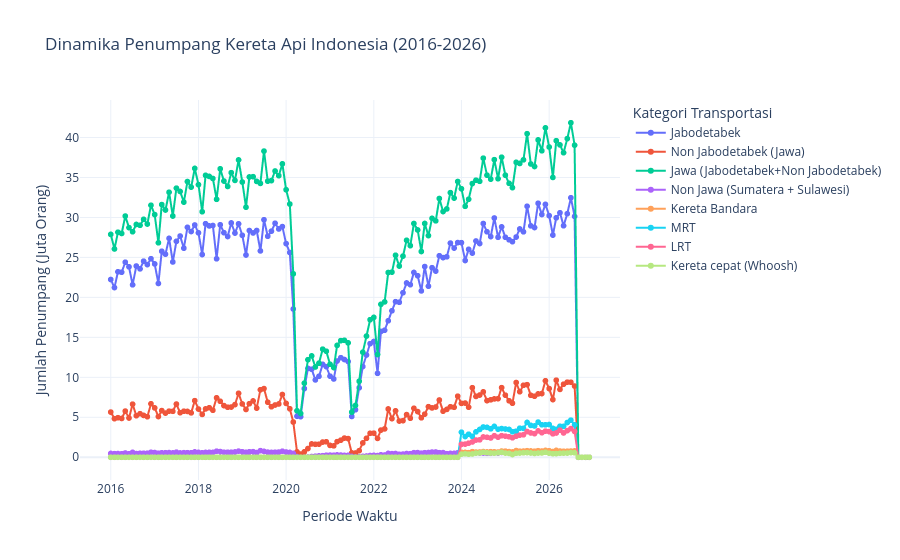

Notebook source saved alongside this figure:
### Code cell
import plotly.express as px

data_utama = data_utama.sort_values('Tanggal')

# Ubah dari ribu orang menjadi juta orang
data_utama['Penumpang (Juta)'] = data_utama['Jumlah Penumpang'] / 1000

fig = px.line(
    data_utama[~data_utama['Kategori'].isin(['Total'])],
    x='Tanggal',
    y='Penumpang (Juta)',
    color='Kategori',
    title='Dinamika Penumpang Kereta Api Indonesia (2016-2026)',
    labels={
        'Penumpang (Juta)': 'Jumlah Penumpang (Juta Orang)',
        'Tanggal': 'Periode Waktu',
    },
    template='plotly_white',
)

fig.update_traces(mode='lines+markers', hovertemplate='%{x}<br>%{y:.2f} juta')
fig.update_layout(
    hovermode='x unified',
    legend_title_text='Kategori Transportasi',
    font=dict(size=12),
)

fig.show()

### Figure 1 — Plotly figure (JSON) as saved in the notebook; plotly's stock layout.template omitted (floating-point values rounded to 4 significant figures; data arrays with more than 128 entries replaced by an {"elided": "..."} marker saying what was removed)
{"data": [{"hovertemplate": "%{x}<br>%{y:.2f} juta", "legendgroup": "Jabodetabek", "line": {"color": "#636efa", "dash": "solid"}, "marker": {"symbol": "circle"}, "mode": "lines+markers", "name": "Jabodetabek", "showlegend": true, "type": "scattergl", "x": {"elided": "132 str values"}, "xaxis": "x", "y": {"elided": "132 float values"}, "yaxis": "y"}, {"hovertemplate": "%{x}<br>%{y:.2f} juta", "legendgroup": "Non Jabodetabek (Jawa)", "line": {"color": "#EF553B", "dash": "solid"}, "marker": {"symbol": "circle"}, "mode": "lines+markers", "name": "Non Jabodetabek (Jawa)", "showlegend": true, "type": "scattergl", "x": {"elided": "132 str values"}, "xaxis": "x", "y": {"elided": "132 float values"}, "yaxis": "y"}, {"hovertemplate": "%{x}<br>%{y:.2f} juta", "legendgroup": "Jawa (Jabodetabek+Non Jabodetabek)", "line": {"color": "#00cc96", "dash": "solid"}, "marker": {"symbol": "circle"}, "mode": "lines+markers", "name": "Jawa (Jabodetabek+Non Jabodetabek)", "showlegend": true, "type": "scattergl", "x": {"elided": "132 str values"}, "xaxis": "x", "y": {"elided": "132 float values"}, "yaxis": "y"}, {"hovertemplate": "%{x}<br>%{y:.2f} juta", "legendgroup": "Non Jawa (Sumatera + Sulawesi)", "line": {"color": "#ab63fa", "dash": "solid"}, "marker": {"symbol": "circle"}, "mode": "lines+markers", "name": "Non Jawa (Sumatera + Sulawesi)", "showlegend": true, "type": "scattergl", "x": {"elided": "132 str values"}, "xaxis": "x", "y": {"elided": "132 float values"}, "yaxis": "y"}, {"hovertemplate": "%{x}<br>%{y:.2f} juta", "legendgroup": "Kereta Bandara", "line": {"color": "#FFA15A", "dash": "solid"}, "marker": {"symbol": "circle"}, "mode": "lines+markers", "name": "Kereta Bandara", "showlegend": true, "type": "scattergl", "x": {"elided": "132 str values"}, "xaxis": "x", "y": {"elided": "132 float values"}, "yaxis": "y"}, {"hovertemplate": "%{x}<br>%{y:.2f} juta", "legendgroup": "MRT", "line": {"color": "#19d3f3", "dash": "solid"}, "marker": {"symbol": "circle"}, "mode": "lines+markers", "name": "MRT", "showlegend": true, "type": "scattergl", "x": {"elided": "132 str values"}, "xaxis": "x", "y": {"elided": "132 float values"}, "yaxis": "y"}, {"hovertemplate": "%{x}<br>%{y:.2f} juta", "legendgroup": "LRT", "line": {"color": "#FF6692", "dash": "solid"}, "marker": {"symbol": "circle"}, "mode": "lines+markers", "name": "LRT", "showlegend": true, "type": "scattergl", "x": {"elided": "132 str values"}, "xaxis": "x", "y": {"elided": "132 float values"}, "yaxis": "y"}, {"hovertemplate": "%{x}<br>%{y:.2f} juta", "legendgroup": "Kereta cepat (Whoosh)", "line": {"color": "#B6E880", "dash": "solid"}, "marker": {"symbol": "circle"}, "mode": "lines+markers", "name": "Kereta cepat (Whoosh)", "showlegend": true, "type": "scattergl", "x": {"elided": "132 str values"}, "xaxis": "x", "y": {"elided": "132 float values"}, "yaxis": "y"}], "layout": {"font": {"size": 12}, "hovermode": "x unified", "legend": {"title": {"text": "Kategori Transportasi"}, "tracegroupgap": 0}, "title": {"text": "Dinamika Penumpang Kereta Api Indonesia (2016-2026)"}, "xaxis": {"anchor": "y", "domain": [0, 1], "title": {"text": "Periode Waktu"}}, "yaxis": {"anchor": "x", "domain": [0, 1], "title": {"text": "Jumlah Penumpang (Juta Orang)"}}}}
